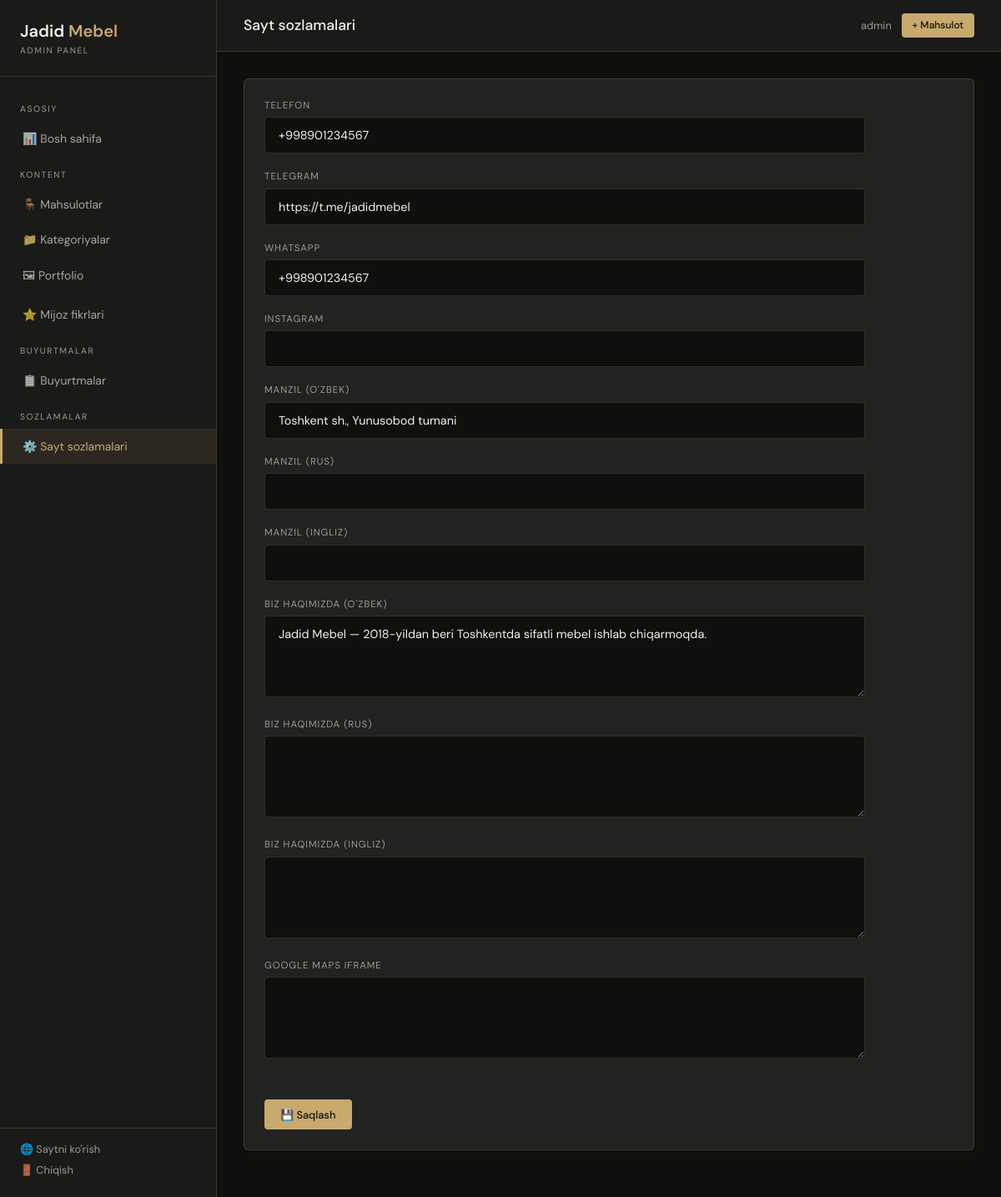
The page /dashboard/sozlamalar/ (signed in) on the database its author committed.
### main/models.py (models this page shows, shortened)
class TranslatableMixin:
    def get_t(self, field):
        lang = get_lang()
        for code in (lang, 'uz', 'ru', 'en'):
            val = getattr(self, f'{field}_{code}', None)
            if val:
                return val
        return ''

class SiteSettings(TranslatableMixin, models.Model):
    phone = models.CharField(max_length=20, default='+998901234567', verbose_name="Telefon")
    telegram = models.CharField(max_length=100, default='https://t.me/jadidmebel', verbose_name="Telegram link")
    whatsapp = models.CharField(max_length=20, default='+998901234567', verbose_name="WhatsApp raqam")
    address_uz = models.CharField(max_length=300, default="Toshkent sh., Yunusobod tumani", verbose_name="Manzil (O'zbek)")
    address_ru = models.CharField(max_length=300, blank=True, verbose_name='Manzil (Rus)')
    address_en = models.CharField(max_length=300, blank=True, verbose_name='Manzil (Ingliz)')
    instagram = models.CharField(max_length=200, blank=True, verbose_name="Instagram link")
    about_text_uz = models.TextField(
        default="Jadid Mebel — 2018-yildan beri Toshkentda sifatli mebel ishlab chiqarmoqda.",
        verbose_name="Biz haqimizda (O'zbek)",
    )
    about_text_ru = models.TextField(blank=True, verbose_name='Biz haqimizda (Rus)')
    about_text_en = models.TextField(blank=True, verbose_name='Biz haqimizda (Ingliz)')
    map_embed = models.TextField(blank=True, verbose_name="Google Maps iframe kodi")
    class Meta:
        verbose_name = "Sayt sozlamalari"
        verbose_name_plural = "Sayt sozlamalari"

### dashboard/views.py (the view)
# urls.py: path('sozlamalar/', views.site_settings, name='dashboard_settings'),
@login_required
def site_settings(request):
    settings_obj, _ = SiteSettings.objects.get_or_create(pk=1)
    if request.method == 'POST':
        fill_settings(request.POST, settings_obj)
        settings_obj.save()
        messages.success(request, "✅ Sozlamalar saqlandi!")
        return redirect('dashboard_settings')
    return render(request, 'dashboard/settings.html', {'settings': settings_obj})

### dashboard/context_processors.py (called while the page is built)
def dashboard_stats(request):
    if request.path.startswith('/dashboard/') and request.user.is_authenticated:
        return {'new_orders_count': Order.objects.filter(status='new').count()}
    return {'new_orders_count': 0}

### main/context_processors.py (called while the page is built)
def site_settings(request):
    settings_obj, _ = SiteSettings.objects.get_or_create(pk=1)
    return {'settings': settings_obj}

def language_switcher(request):
    current = translation.get_language() or settings.LANGUAGE_CODE
    languages = []
    for code, label in settings.LANGUAGES:
        try:
            url = translate_url(request.path, code) if request.path else f'/{code}/'
        except Exception:
            url = f'/{code}/'
        languages.append({
            'code': code,
            'label': label,
            'url': url,
            'active': current[:2] == code,
        })
    return {
        'current_language': current[:2],
        'language_choices': languages,
    }

### templates/dashboard/settings.html (shortened to what this page needs)
{% extends 'dashboard/base.html' %}
{% block page_heading %}Sayt sozlamalari{% endblock %}
{% block content %}
<div class="card">
    <form method="POST" class="form-grid" style="max-width:720px;">
        <div class="form-group"><label>Telefon</label><input type="text" name="phone" value="{{ settings.phone }}"></div>
        <div class="form-group"><label>Telegram</label><input type="url" name="telegram" value="{{ settings.telegram }}"></div>
        <div class="form-group"><label>WhatsApp</label><input type="text" name="whatsapp" value="{{ settings.whatsapp }}"></div>
        <div class="form-group"><label>Instagram</label><input type="url" name="instagram" value="{{ settings.instagram }}"></div>
        <div class="form-group"><label>Manzil (O'zbek)</label><input type="text" name="address_uz" value="{{ settings.address_uz }}"></div>
        <div class="form-group"><label>Manzil (Rus)</label><input type="text" name="address_ru" value="{{ settings.address_ru }}"></div>
        <div class="form-group"><label>Manzil (Ingliz)</label><input type="text" name="address_en" value="{{ settings.address_en }}"></div>
        <div class="form-group"><label>Biz haqimizda (O'zbek)</label><textarea name="about_text_uz" rows="4">{{ settings.about_text_uz }}</textarea></div>
        <div class="form-group"><label>Biz haqimizda (Rus)</label><textarea name="about_text_ru" rows="4">{{ settings.about_text_ru }}</textarea></div>
        <div class="form-group"><label>Biz haqimizda (Ingliz)</label><textarea name="about_text_en" rows="4">{{ settings.about_text_en }}</textarea></div>
        <div class="form-group"><label>Google Maps iframe</label><textarea name="map_embed" rows="4">{{ settings.map_embed }}</textarea></div>
        <div class="form-actions"><button type="submit" class="btn btn-gold">💾 Saqlash</button></div>
    </form>
</div>
{% endblock %}

### templates/dashboard/base.html (shortened to what this page needs)
<!DOCTYPE html>
<html lang="uz">
<head>
</head>
<body>
<aside class="sidebar" id="sidebar">
    <div class="sidebar-brand">
        Jadid <em>Mebel</em>
        <small>Admin panel</small>
    </div>
    <nav class="sidebar-nav">
        <div class="nav-section">Asosiy</div>
        <a href="{% url 'dashboard_home' %}" class="nav-link {% if request.resolver_match.url_name == 'dashboard_home' %}active{% endif %}">📊 Bosh sahifa</a>
        <div class="nav-section">Kontent</div>
        <a href="{% url 'dashboard_product_list' %}" class="nav-link {% if 'product' in request.resolver_match.url_name %}active{% endif %}">🪑 Mahsulotlar</a>
        <a href="{% url 'dashboard_category_list' %}" class="nav-link {% if 'category' in request.resolver_match.url_name %}active{% endif %}">📁 Kategoriyalar</a>
        <a href="{% url 'dashboard_portfolio_list' %}" class="nav-link {% if 'portfolio' in request.resolver_match.url_name %}active{% endif %}">🖼 Portfolio</a>
        <a href="{% url 'dashboard_review_list' %}" class="nav-link {% if 'review' in request.resolver_match.url_name %}active{% endif %}">⭐ Mijoz fikrlari</a>
        <div class="nav-section">Buyurtmalar</div>
        <a href="{% url 'dashboard_order_list' %}" class="nav-link {% if 'order' in request.resolver_match.url_name %}active{% endif %}">
            📋 Buyurtmalar
        </a>
        <div class="nav-section">Sozlamalar</div>
        <a href="{% url 'dashboard_settings' %}" class="nav-link {% if request.resolver_match.url_name == 'dashboard_settings' %}active{% endif %}">⚙️ Sayt sozlamalari</a>
    </nav>
    <div class="sidebar-footer">
        <a href="{% url 'home' %}" target="_blank">🌐 Saytni ko'rish</a>
        <a href="{% url 'dashboard_logout' %}">🚪 Chiqish</a>
    </div>
</aside>
<div class="main-wrap">
    <header class="topbar">
        <h1>{% block page_heading %}Admin panel{% endblock %}</h1>
        <div class="topbar-actions">
            <span class="topbar-user">{{ request.user.username }}</span>
            <a href="{% url 'dashboard_product_add' %}" class="btn btn-gold btn-sm">+ Mahsulot</a>
        </div>
    </header>
    <div class="content">
        {% block content %}{% endblock %}
    </div>
</div>
</body>
</html>

### templates/dashboard/base.html (style rules this page uses)
*, *::before, *::after { margin: 0; padding: 0; box-sizing: border-box; }
:root { --bg: #0f0f0d; --sidebar: #1a1a18; --card: #222220; --border: rgba(200,169,110,0.2); --gold: #c8a96e; --cream: #f5f0e8; --gray: #9a9a96; --green: #4caf50; --red: #e57373; --font: 'DM Sans', sans-serif; }
body { font-family: var(--font); background: var(--bg); color: var(--cream); min-height: 100vh; display: flex; }
.sidebar { width: 260px; background: var(--sidebar); border-right: 1px solid var(--border); display: flex; flex-direction: column; position: fixed; top: 0; left: 0; bottom: 0; z-index: 100; transition: transform 0.3s ease; }
.sidebar-brand { padding: 1.5rem; border-bottom: 1px solid var(--border); font-size: 1.25rem; font-weight: 600; }
.sidebar-brand em { color: var(--gold); font-style: normal; }
.sidebar-brand small { display: block; font-size: 0.65rem; color: var(--gray); letter-spacing: 0.15em; text-transform: uppercase; margin-top: 0.25rem; font-weight: 400; }
.sidebar-nav { flex: 1; padding: 1rem 0; overflow-y: auto; }
.nav-section { font-size: 0.65rem; letter-spacing: 0.15em; text-transform: uppercase; color: var(--gray); padding: 1rem 1.5rem 0.5rem; }
.nav-link { display: flex; align-items: center; gap: 0.75rem; padding: 0.75rem 1.5rem; color: rgba(245,240,232,0.65); text-decoration: none; font-size: 0.875rem; transition: all 0.2s; border-left: 3px solid transparent; }
.nav-link.active { background: rgba(200,169,110,0.1); color: var(--gold); border-left-color: var(--gold); }
.sidebar-footer { padding: 1rem 1.5rem; border-top: 1px solid var(--border); }
.sidebar-footer a { color: var(--gray); font-size: 0.8rem; text-decoration: none; display: block; margin-bottom: 0.5rem; }
.main-wrap { margin-left: 260px; flex: 1; min-height: 100vh; display: flex; flex-direction: column; }
.topbar { background: var(--sidebar); border-bottom: 1px solid var(--border); padding: 1rem 2rem; display: flex; align-items: center; justify-content: space-between; position: sticky; top: 0; z-index: 50; }
.topbar h1 { font-size: 1.1rem; font-weight: 500; }
.topbar-actions { display: flex; gap: 0.75rem; align-items: center; }
.topbar-user { font-size: 0.8rem; color: var(--gray); }
.content { padding: 2rem; flex: 1; }
.card { background: var(--card); border: 1px solid var(--border); border-radius: 6px; padding: 1.5rem; margin-bottom: 1.5rem; }
.btn { display: inline-flex; align-items: center; gap: 0.4rem; padding: 0.6rem 1.2rem; font-size: 0.8rem; font-weight: 500; border: none; border-radius: 4px; cursor: pointer; text-decoration: none; font-family: var(--font); transition: all 0.2s; }
.btn-gold { background: var(--gold); color: var(--bg); }
.btn-sm { padding: 0.4rem 0.8rem; font-size: 0.75rem; }
.form-grid { display: grid; gap: 1.25rem; max-width: 640px; }
.form-group label { display: block; font-size: 0.72rem; letter-spacing: 0.08em; text-transform: uppercase; color: var(--gray); margin-bottom: 0.4rem; }
.form-group input, .form-group textarea, .form-group select { width: 100%; padding: 0.75rem 1rem; background: var(--bg); border: 1px solid var(--border); border-radius: 4px; color: var(--cream); font-family: var(--font); font-size: 0.9rem; }
.form-actions { display: flex; gap: 0.75rem; margin-top: 1.5rem; flex-wrap: wrap; }

### rows shown on the page
SiteSettings: phone "+998901234567", telegram "https://t.me/jadidmebel", whatsapp "+998901234567", address_uz "Toshkent sh., Yunusobod tumani", about_text_uz "Jadid Mebel — 2018-yildan beri Toshkentda sifatli mebel ishlab chiqarmoqda."

### other values the page prints
{{ request.user.username }} "admin"
